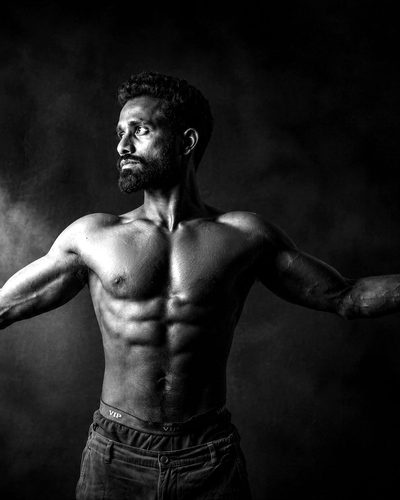
#> input picture site/_prototypes/gallery/img/plate-1.jpg, 400 x 500 px
$ python banding.py ../../site/_prototypes/gallery/img/plate-1.jpg
#> lines starting #> are read from the running program, lines starting #| are printed output that depends on the picture
"""Banding check for the looks screenshots.

Banding is a staircase: three or more long stretches of one exact colour in a row, each a tiny step (1-3 levels)
brighter (or darker) than the last. That is what a smooth gradient looks like when it is rounded to 8 bits
without dither. Two flat fills that happen to meet (a pane on the ground) make one step, not a staircase, so they
are not counted. Dithered gradients never form long stretches.

usage: python3 tools/looks/banding.py <png> [<png> ...]
Prints, per image, how many band edges it found and where (css px, at DPR 2).
"""
import sys
import numpy as np
from PIL import Image

MIN_RUN = 16      # device px (8 css px): shorter stretches are invisible
MAX_STEP = 3      # a step this small between two long stretches is a band edge


def runs(line):
    """Start, length and colour of each stretch of identical colour along a 1-D line of RGB pixels."""
    change = np.any(line[1:] != line[:-1], axis=1)
    starts = np.concatenate([[0], np.nonzero(change)[0] + 1])
    lens = np.diff(np.concatenate([starts, [len(line)]]))
    return starts, lens


def band_edges(img, axis):
    a = np.asarray(img.convert('RGB')).astype(np.int16)
    if axis == 1:
        a = a.transpose(1, 0, 2)
    found = []
    for i in range(0, a.shape[1], 4):          # every 4th column (or row)
        line = a[:, i, :]
        st, ln = runs(line)
        for k in range(len(st) - 2):
            if ln[k] >= MIN_RUN and ln[k + 1] >= MIN_RUN and ln[k + 2] >= MIN_RUN:
                d1 = line[st[k + 1]] - line[st[k]]
                d2 = line[st[k + 2]] - line[st[k + 1]]
                s1, s2 = np.abs(d1).max(), np.abs(d2).max()
                same_way = np.sign(d1.sum()) == np.sign(d2.sum())
                if 0 < s1 <= MAX_STEP and 0 < s2 <= MAX_STEP and same_way:
                    found.append((i, int(st[k + 1])))
    return found


for path in sys.argv[1:]:
    im = Image.open(path)
#> im is the input picture: PIL image 400x500 L; min 0, max 255, mean 31.2
    v = band_edges(im, 0)   # walking down each column
#> after the loop in band_edges, `for i in range(0, a.shape[1], 4):`: found = [(364, 448)]
#> v = [(364, 448)]
    h = band_edges(im, 1)   # walking along each row
#> call 2 of band_edges, with axis = 1
#> in band_edges (call 2), `a = a.transpose(1, 0, 2)`:
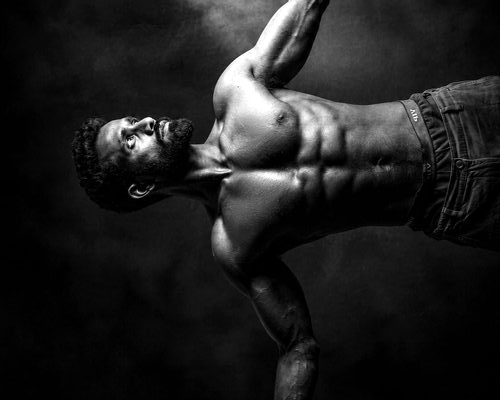
#> a: shape (400, 500, 3) int16; min 0, max 255, mean 31.2
#> after the loop in band_edges (call 2), `for i in range(0, a.shape[1], 4):`: found = [(492, 288)]
#> h = [(492, 288)]
    pts = [(x // 2, y // 2) for x, y in v] + [(y // 2, x // 2) for x, y in h]
#> pts = [(182, 224), (144, 246)]
    where = ''
    if pts:
        xs = [p[0] for p in pts]; ys = [p[1] for p in pts]
#> after `xs = [p[0] for p in pts]`: xs = [182, 144]
#> after `ys = [p[1] for p in pts]`: ys = [224, 246]
        where = f'  around x {min(xs)}-{max(xs)}, y {min(ys)}-{max(ys)} css px'
#> where = '  around x 144-182, y 224-246 css px'
    print(f'{path.split("/")[-1]:32s} staircases: {len(pts):4d}{where}')
#| plate-1.jpg                      staircases:    2  around x 144-182, y 224-246 css px

$ run again, on site/_prototypes/gallery/img/portrait.jpg
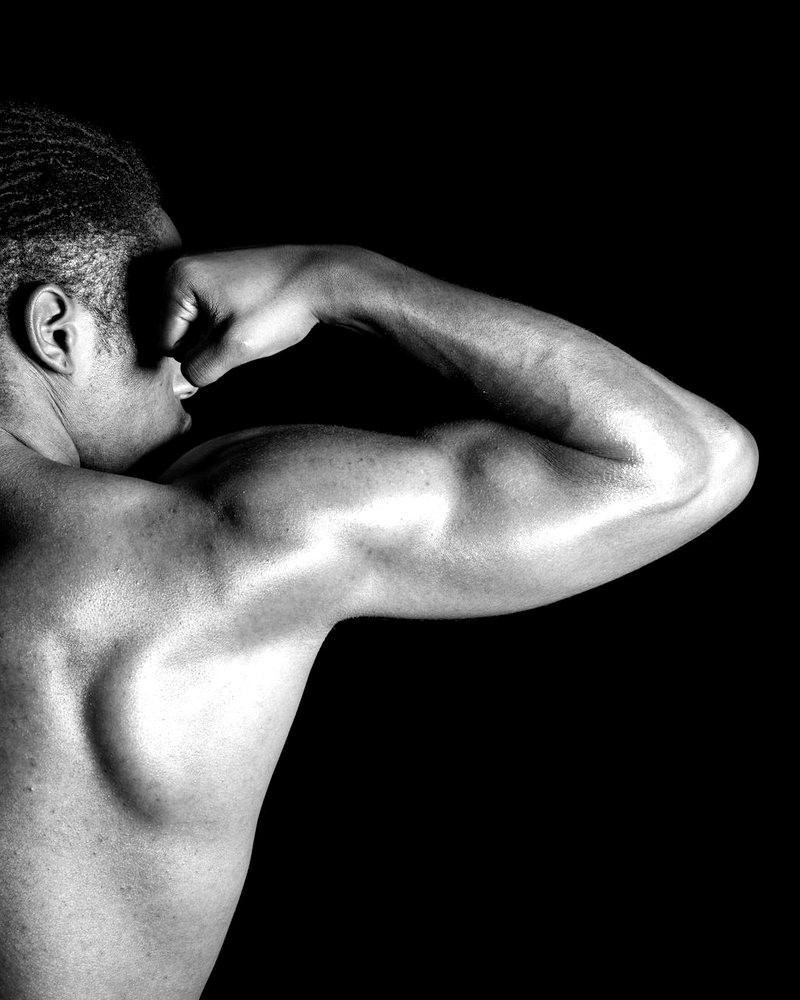
#> input picture site/_prototypes/gallery/img/portrait.jpg, 800 x 1000 px
#> im is the input picture: PIL image 800x1000 L; min 0, max 255, mean 60.5
#> after the loop in band_edges, `for i in range(0, a.shape[1], 4):`: found = []
#> in band_edges (call 2), `a = a.transpose(1, 0, 2)`:
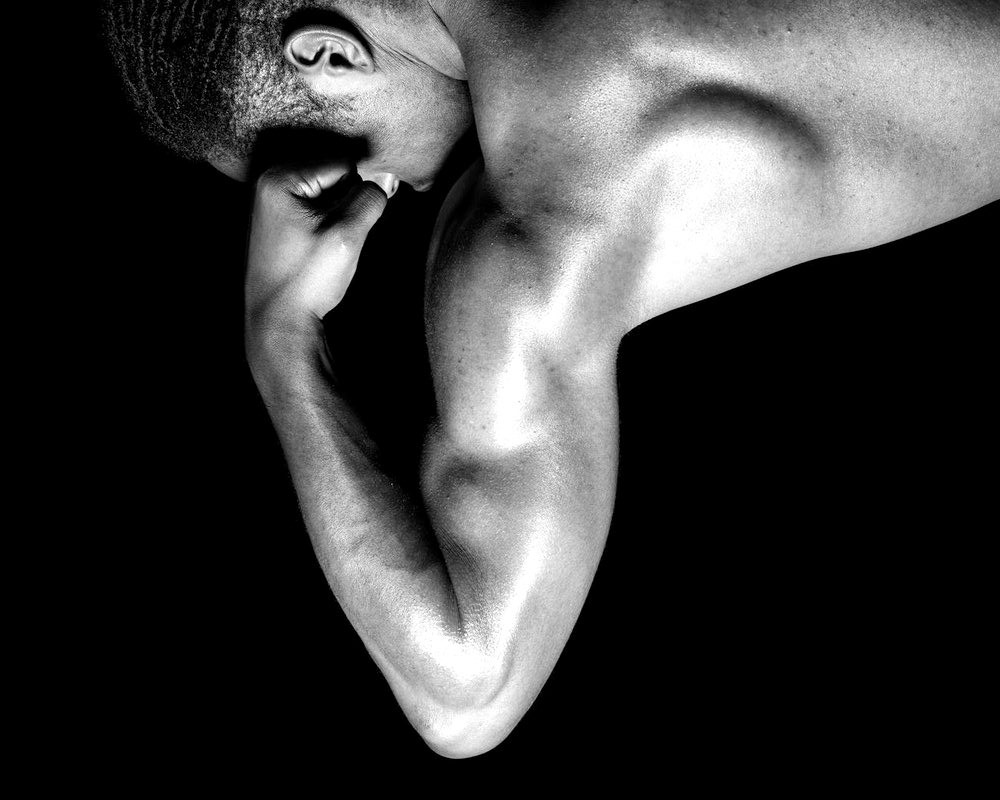
#> a: shape (800, 1000, 3) int16; min 0, max 255, mean 60.5
#| portrait.jpg                     staircases:    0
